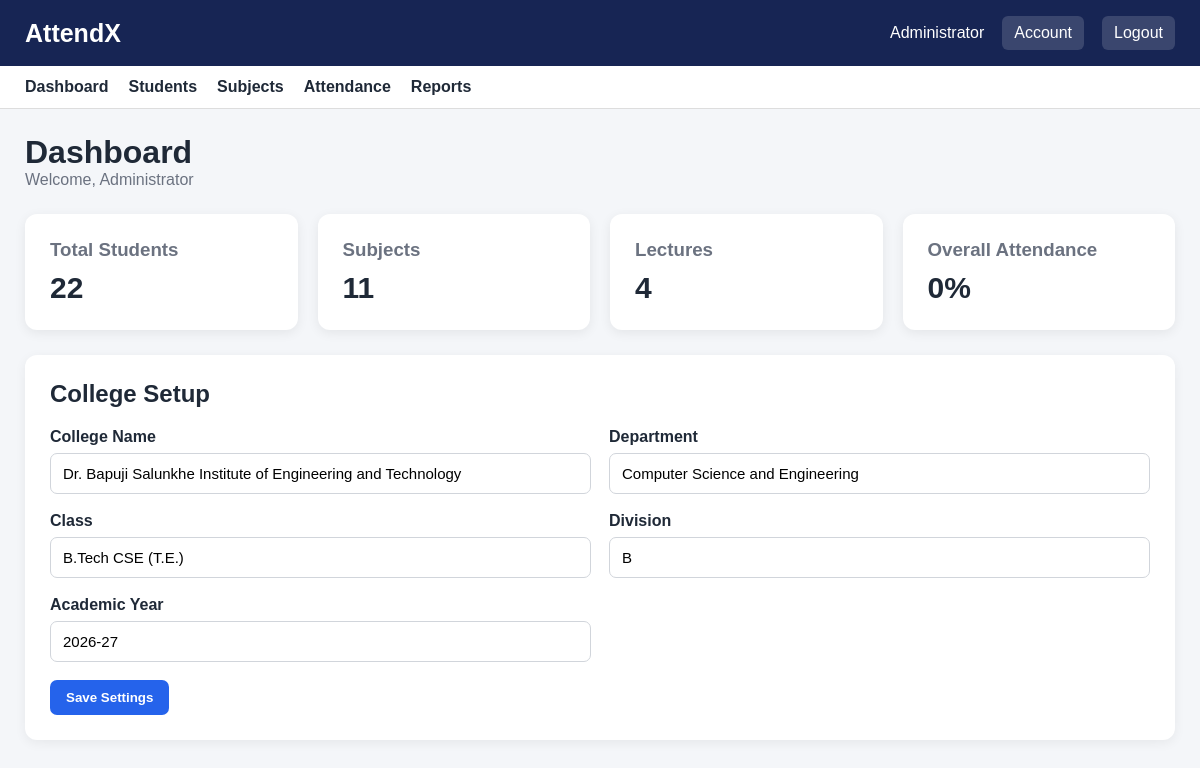
The app's page /dashboard (signed in) with its own data.
### tables this page shows
CREATE TABLE college (
        id INTEGER PRIMARY KEY CHECK (id = 1),
        college_name TEXT DEFAULT '',
        department TEXT DEFAULT '',
        class_name TEXT DEFAULT '',
        division TEXT DEFAULT '',
        academic_year TEXT DEFAULT ''
    );

### app.py (the view)
@app.route("/dashboard")
@login_required
def dashboard():
    conn = get_db()
    total_students = conn.execute(
        "SELECT COUNT(*) AS count FROM students WHERE active = 1"
    ).fetchone()["count"]
    total_subjects = conn.execute(
        "SELECT COUNT(*) AS count FROM subjects"
    ).fetchone()["count"]
    total_lectures = conn.execute(
        "SELECT COUNT(*) AS count FROM lectures"
    ).fetchone()["count"]
    total_present = conn.execute(
        """
        SELECT COUNT(*) AS count
        FROM attendance
        WHERE status = 'P'
        """
    ).fetchone()["count"]
    total_attendance = conn.execute(
        "SELECT COUNT(*) AS count FROM attendance"
    ).fetchone()["count"]
    percentage = 0
    if total_attendance > 0:
        percentage = round(
            total_present * 100 / total_attendance,
            2
        )
    college = conn.execute(
        "SELECT * FROM college WHERE id = 1"
    ).fetchone()
    conn.close()
    return render_template(
        "dashboard.html",
        total_students=total_students,
        total_subjects=total_subjects,
        total_lectures=total_lectures,
        percentage=percentage,
        college=college
    )

### app.py (called while the page is built)
def get_db():
    conn = sqlite3.connect(DATABASE)
    conn.row_factory = sqlite3.Row
    conn.execute("PRAGMA foreign_keys = ON")
    return conn

def login_required(f):
    @wraps(f)
    def decorated_function(*args, **kwargs):
        if "user_id" not in session:
            return redirect(url_for("login"))
        return f(*args, **kwargs)
    return decorated_function

### templates/dashboard.html
{% extends "base.html" %}
{% block content %}
<h1>Dashboard</h1>
<p class="subtitle">
    Welcome, {{ session.get('full_name') }}
</p>
<div class="cards">
    <div class="card">
        <h3>Total Students</h3>
        <strong>{{ total_students }}</strong>
    </div>
    <div class="card">
        <h3>Subjects</h3>
        <strong>{{ total_subjects }}</strong>
    </div>
    <div class="card">
        <h3>Lectures</h3>
        <strong>{{ total_lectures }}</strong>
    </div>
    <div class="card">
        <h3>Overall Attendance</h3>
        <strong>{{ percentage }}%</strong>
    </div>
</div>
<div class="panel">
    <h2>College Setup</h2>
    <form method="POST"
          action="{{ url_for('settings') }}"
          class="form-grid">
        <div>
            <label>College Name</label>
            <input
                name="college_name"
                value="{{ college['college_name'] }}"
                placeholder="College Name"
            >
        </div>
        <div>
            <label>Department</label>
            <input
                name="department"
                value="{{ college['department'] }}"
                placeholder="Computer Science"
            >
        </div>
        <div>
            <label>Class</label>
            <input
                name="class_name"
                value="{{ college['class_name'] }}"
                placeholder="B.Tech"
            >
        </div>
        <div>
            <label>Division</label>
            <input
                name="division"
                value="{{ college['division'] }}"
                placeholder="A"
            >
        </div>
        <div>
            <label>Academic Year</label>
            <input
                name="academic_year"
                value="{{ college['academic_year'] }}"
                placeholder="2026-27"
            >
        </div>
        <div class="full">
            <button class="btn primary">
                Save Settings
            </button>
        </div>
    </form>
</div>
{% endblock %}

### static/style.css (style rules this page uses)
* { box-sizing: border-box; margin: 0; padding: 0; }
body { font-family: Arial, Helvetica, sans-serif; background: #f4f6f9; color: #1f2937; }
.subtitle { color: #6b7280; margin-bottom: 25px; }
.cards { display: grid; grid-template-columns: repeat(4, 1fr); gap: 20px; margin-bottom: 25px; }
.card { background: white; padding: 25px; border-radius: 12px; box-shadow: 0 3px 12px rgba(0,0,0,0.07); }
.card h3 { color: #6b7280; margin-bottom: 10px; }
.card strong { font-size: 30px; }
.panel { background: white; padding: 25px; margin-bottom: 25px; border-radius: 12px; box-shadow: 0 3px 12px rgba(0,0,0,0.06); }
.panel h2 { margin-bottom: 20px; }
.form-grid { display: grid; grid-template-columns: repeat(2, 1fr); gap: 18px; }
.form-grid .full { grid-column: 1 / -1; }
label { display: block; font-weight: 600; margin-bottom: 7px; }
input, select { width: 100%; padding: 11px 12px; border: 1px solid #d1d5db; border-radius: 7px; font-size: 15px; background: white; }
.btn { border: none; background: #e5e7eb; padding: 10px 16px; border-radius: 7px; cursor: pointer; font-weight: 600; display: inline-block; }
.btn.primary { background: #2563eb; color: white; }

### records on screen
college: college_name "Dr. Bapuji Salunkhe Institute of Engineering and Technology", department "Computer Science and Engineering", class_name "B.Tech CSE (T.E.)", division "B", academic_year "2026-27"

### other values on screen
{{ session.get('full_name') }} "Administrator"
{{ total_students }} "22"
{{ total_subjects }} "11"
{{ total_lectures }} "4"
{{ percentage }} "0"
